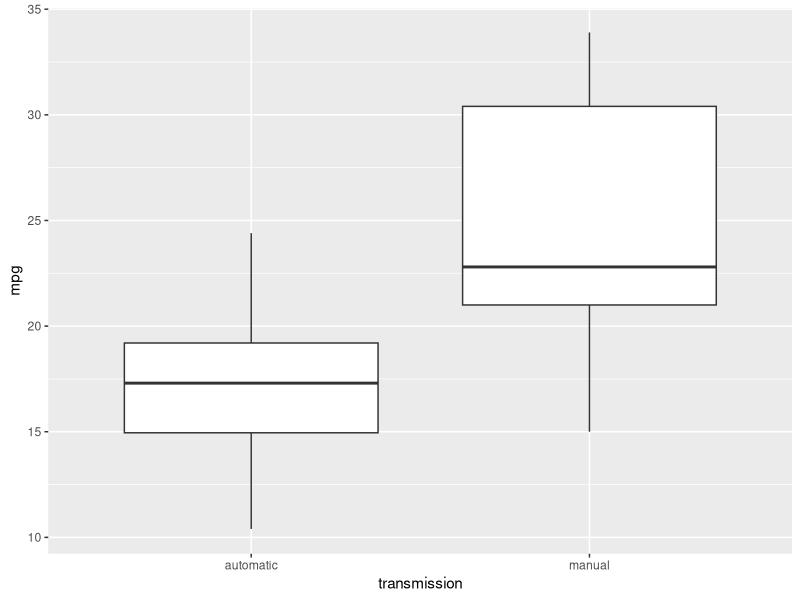
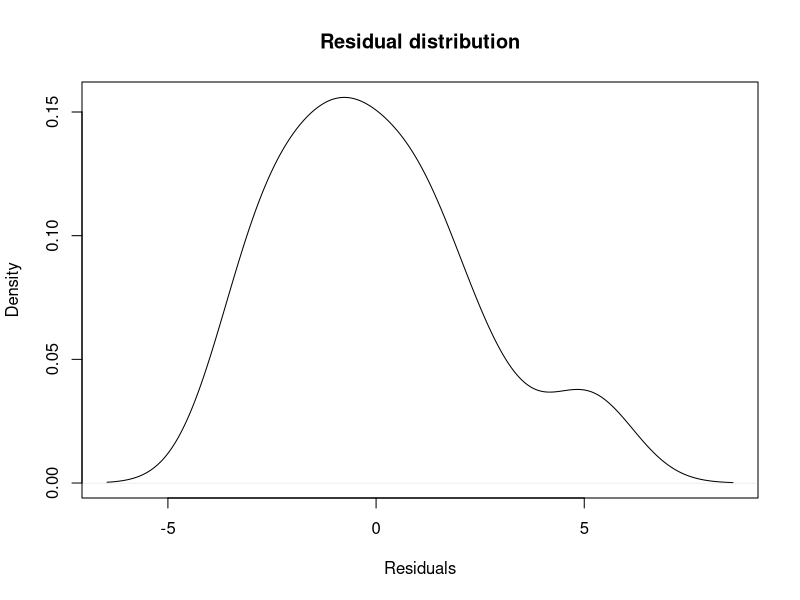
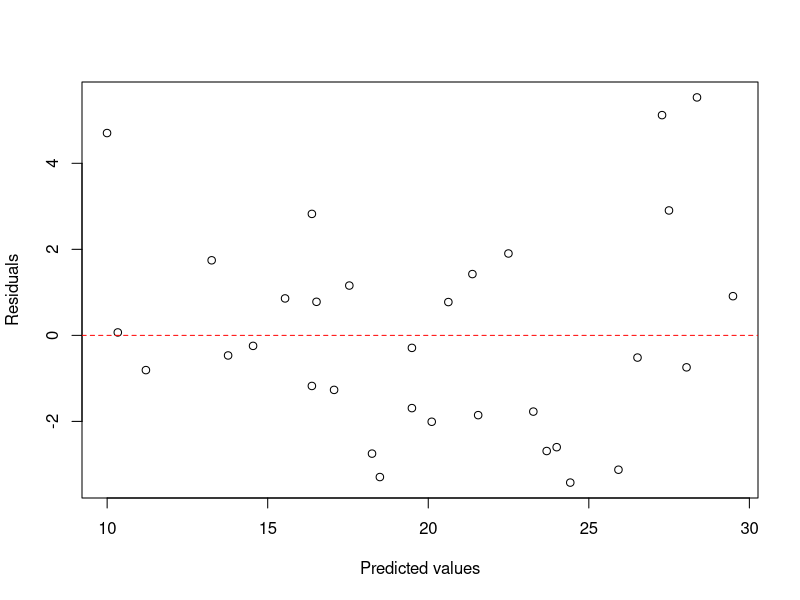

Here is the R script that generated these plots, in order:
## ---- chunk 1
knitr::opts_chunk$set(echo = TRUE)
library(ggplot2)
library(dplyr)
## ---- chunk 2

mtcars$transmission <- as.factor(mtcars$am)
levels(mtcars$transmission) <- c("automatic","manual")
ggplot(mtcars, aes(x=transmission, y=mpg)) + 
    geom_boxplot()
## ---- chunk 3
simple_fit<-lm(mpg~am,mtcars)
summary(simple_fit)$r.squared
summary(simple_fit)$coefficients
## ---- chunk 4
multi_fit<-lm(mpg~wt+am+hp,mtcars)
summary(multi_fit)$r.squared
summary(multi_fit)$coefficients
## ---- chunk 5
confint(multi_fit,level=0.85)
## ---- chunk 6
resid <- residuals(multi_fit)
fitted <- fitted.values(multi_fit)
plot(density(resid), xlab = "Residuals", ylab = "Density", main = "Residual distribution")
## ---- chunk 7
plot(fitted, resid, xlab = "Predicted values", ylab = "Residuals")
abline(h = 0, col = "red", lty = "dashed")
